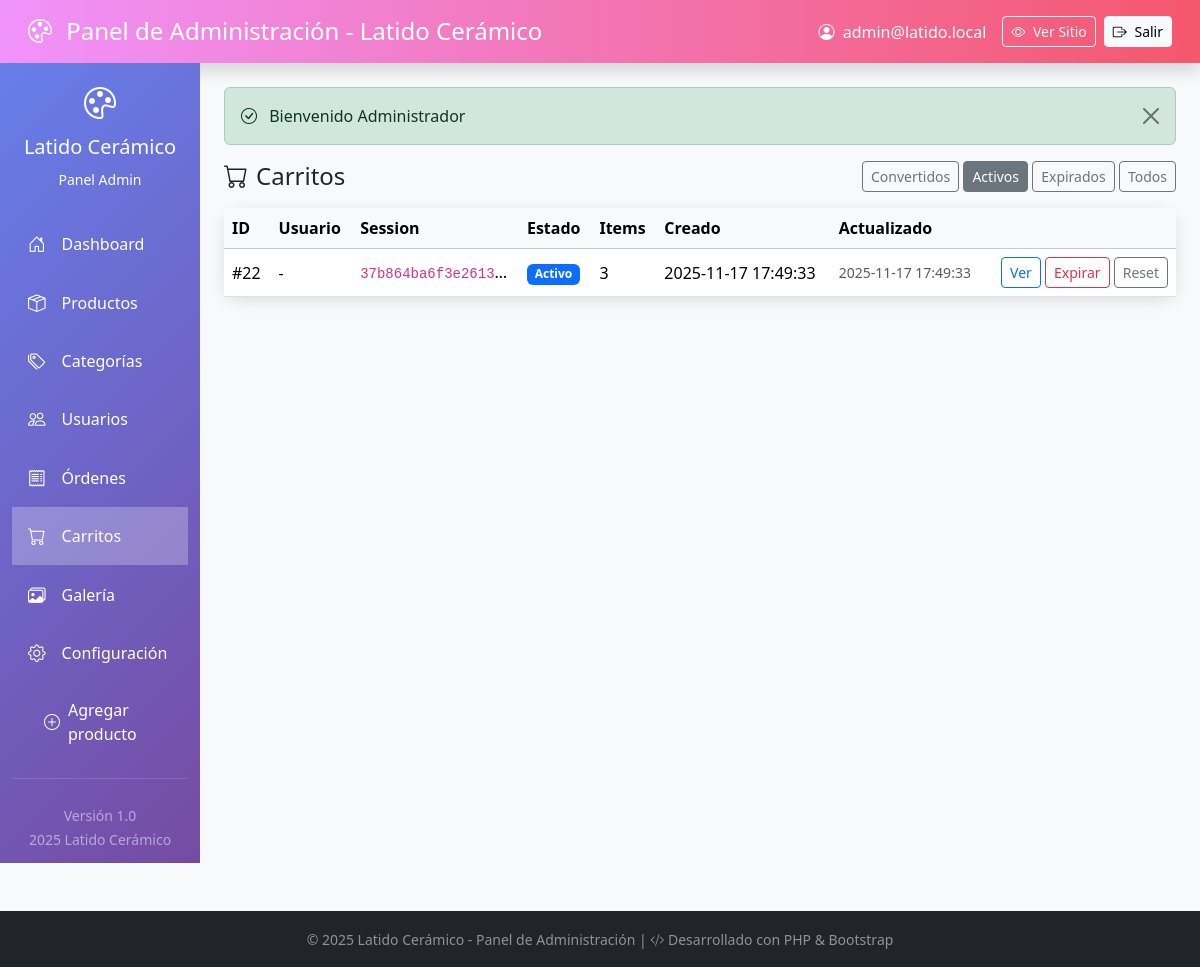
The app's page /admin/index.php?sec=carritos (signed in) with its own data.
### tables this page shows
CREATE TABLE `admin_secciones` (
  `id` int UNSIGNED NOT NULL,
  `slug` varchar(60) NOT NULL,
  `nombre` varchar(100) NOT NULL,
  `icono` varchar(60) DEFAULT NULL,
  `en_menu` tinyint(1) NOT NULL DEFAULT '1',
  `activo` tinyint(1) NOT NULL DEFAULT '1',
  `orden` int UNSIGNED NOT NULL DEFAULT '10',
  `created_at` timestamp NULL DEFAULT CURRENT_TIMESTAMP
);

CREATE TABLE `carritos` (
  `id` bigint UNSIGNED NOT NULL,
  `usuario_id` bigint UNSIGNED DEFAULT NULL,
  `session_id` varchar(100) DEFAULT NULL,
  `estado` enum('activo','convertido','expirado') NOT NULL DEFAULT 'activo',
  `created_at` timestamp NULL DEFAULT CURRENT_TIMESTAMP,
  `updated_at` timestamp NULL DEFAULT CURRENT_TIMESTAMP ON UPDATE CURRENT_TIMESTAMP
);

### admin/includes/functions.php (called while the page is built, shortened)
<?php
function secciones_menu(): array
{
    try {
        if (class_exists('Conexion')) {
            $cx = new Conexion();
            $pdo = $cx->getConexion();
            if (class_exists('SeccionesAdmin')) {
                $sec = new SeccionesAdmin($pdo);
                $menu = $sec->obtenerMenu();
                if (!empty($menu)) return $menu;
            }
        }
    } catch (Throwable $e) {}
    return [
        "inicio" => ["nombre" => "Dashboard", "icono" => "house-door"],
        "productos" => ["nombre" => "Productos", "icono" => "box-seam"],
        "categorias" => ["nombre" => "Categorías", "icono" => "tags"],
        "usuarios" => ["nombre" => "Usuarios", "icono" => "people"],
        "ordenes" => ["nombre" => "Órdenes", "icono" => "receipt"],
        "galeria" => ["nombre" => "Galería", "icono" => "images"],
        "configuracion" => ["nombre" => "Configuración", "icono" => "gear"]
    ];
}
?>

### admin/classes/SeccionesAdmin.php (called while the page is built, shortened)
<?php
class SeccionesAdmin {
    private PDO $pdo;
    public function __construct(PDO $pdo) { $this->pdo = $pdo; }
    public function obtenerMenu(): array {
        $rows = $this->pdo->query("SELECT slug,nombre,icono FROM admin_secciones WHERE activo=1 AND en_menu=1 ORDER BY orden ASC")->fetchAll();
        $menu = [];
        foreach ($rows as $r) { $menu[$r['slug']] = ['nombre'=>$r['nombre'],'icono'=>$r['icono']]; }
        return $menu;
    }
}

### admin/views/carritos.php (the view, shortened to what this page needs)
<?php
$cx = new Conexion();
$pdo = $cx->getConexion();
$estado = $_GET['estado'] ?? 'activo';
$where = $estado === 'todos' ? '' : 'WHERE c.estado = :estado';
$sql = "SELECT c.id, c.usuario_id, c.session_id, c.estado, c.created_at, c.updated_at, COUNT(ci.id) AS items
        FROM carritos c
        LEFT JOIN carrito_items ci ON ci.carrito_id = c.id
        $where
        GROUP BY c.id
        ORDER BY c.id DESC
        LIMIT 50";
$st = $pdo->prepare($sql);
if ($estado !== 'todos') { $st->bindValue(':estado', $estado); }
$st->execute();
$rows = $st->fetchAll();
?>
<div class="d-flex align-items-center justify-content-between mb-3">
  <h2 class="h4 mb-0"><i class="bi bi-cart me-2"></i>Carritos</h2>
  <div>
    <a class="btn btn-outline-secondary btn-sm <?= $estado==='convertido'?'active':'' ?>" href="?sec=carritos&estado=convertido">Convertidos</a>
    <a class="btn btn-outline-secondary btn-sm <?= $estado==='activo'?'active':'' ?>" href="?sec=carritos&estado=activo">Activos</a>
    <a class="btn btn-outline-secondary btn-sm <?= $estado==='expirado'?'active':'' ?>" href="?sec=carritos&estado=expirado">Expirados</a>
    <a class="btn btn-outline-secondary btn-sm <?= $estado==='todos'?'active':'' ?>" href="?sec=carritos&estado=todos">Todos</a>
  </div>
</div>
<div class="card card-admin">
  <div class="card-body p-0">
    <div class="table-responsive">
      <table class="table align-middle mb-0">
        <thead class="table-light">
          <tr>
            <th>ID</th>
            <th>Usuario</th>
            <th>Session</th>
            <th>Estado</th>
            <th>Items</th>
            <th>Creado</th>
            <th>Actualizado</th>
            <th></th>
          </tr>
        </thead>
        <tbody>
          <?php foreach ($rows as $r): ?>
          <tr>
            <td>#<?= (int)$r['id'] ?></td>
            <td><?= $r['usuario_id'] ? ('#'.$r['usuario_id']) : '-' ?></td>
            <td class="text-truncate" style="max-width:160px;">
              <code><?= htmlspecialchars((string)$r['session_id']) ?: '-' ?></code>
            </td>
            <td><span class="badge bg-<?= $r['estado']==='convertido'?'success':($r['estado']==='activo'?'primary':'secondary') ?>"><?= ucfirst($r['estado']) ?></span></td>
            <td><?= (int)$r['items'] ?></td>
            <td><?= htmlspecialchars((string)$r['created_at']) ?></td>
            <td class="small text-muted"><?= htmlspecialchars((string)$r['updated_at']) ?></td>
            <td class="text-end">
              <a class="btn btn-sm btn-outline-primary" href="?sec=carrito_detalle&id=<?= (int)$r['id'] ?>">Ver</a>
              <?php if ($r['estado']==='activo'): ?>
                <button class="btn btn-sm btn-outline-danger" type="button" data-bs-toggle="collapse" data-bs-target="#confirmExp<?= (int)$r['id'] ?>" aria-expanded="false" aria-controls="confirmExp<?= (int)$r['id'] ?>">Expirar</button>
              <?php endif; ?>
              <button class="btn btn-sm btn-outline-secondary" type="button" data-bs-toggle="collapse" data-bs-target="#confirmReset<?= (int)$r['id'] ?>" aria-expanded="false" aria-controls="confirmReset<?= (int)$r['id'] ?>">Reset</button>
            </td>
          </tr>
          <?php endforeach; ?>
        </tbody>
      </table>
    </div>
  </div>
</div>

### admin/includes/sidebar.php
<nav class="col-md-3 col-lg-2 d-md-block admin-sidebar collapse">
    <div class="position-sticky pt-3">
        <div class="text-center text-white mb-4">
            <i class="bi bi-palette" style="font-size: 2rem;"></i>
            <h5 class="mt-2">Latido Cerámico</h5>
            <small>Panel Admin</small>
        </div>
        <ul class="nav flex-column">
            <?php
            $menu_items = secciones_menu();
            foreach ($menu_items as $seccion_key => $item):
                $active_class = ($seccion === $seccion_key) ? 'active bg-white bg-opacity-25' : '';
            ?>
                <li class="nav-item">
                    <a class="nav-link text-white d-flex align-items-center py-3 <?= $active_class ?>"
                       href="?sec=<?= $seccion_key ?>">
                        <i class="bi bi-<?= $item['icono'] ?> me-3" style="font-size: 1.1rem;"></i>
                        <?= $item['nombre'] ?>
                    </a>
                </li>
            <?php endforeach; ?>
            <li class="nav-item ms-3 mt-2">
                <?php $active_new = ($seccion === 'crear_producto') ? 'active bg-white bg-opacity-25' : ''; ?>
                <a class="nav-link text-white d-flex align-items-center py-2 <?= $active_new ?>" href="?sec=crear_producto">
                    <i class="bi bi-plus-circle me-2"></i>
                    Agregar producto
                </a>
            </li>
        </ul>
        <hr class="text-white-50 my-4">
        <div class="text-center">
            <small class="text-white-50">
                Versión 1.0<br>
                <?= date('Y') ?> Latido Cerámico
            </small>
        </div>
    </div>
</nav>

### admin/index.php (style rules this page uses)
.admin-sidebar { background: linear-gradient(135deg, #667eea 0%, #764ba2 100%); min-height: 100vh; }
.card-admin { border: none; border-radius: 15px; box-shadow: 0 4px 15px rgba(0,0,0,0.1); }

### records on screen
admin_secciones: nombre "Dashboard"
admin_secciones: nombre "Productos"
admin_secciones: nombre "Categorías"
admin_secciones: nombre "Usuarios"
admin_secciones: nombre "Órdenes"
admin_secciones: nombre "Carritos"
admin_secciones: nombre "Galería"
admin_secciones: nombre "Configuración"
carritos: id "22", session "37b864ba6f3e2613…", estado "Activo", items "3", created_at "2025-11-17 17:49:33", updated_at "2025-11-17 17:49:33"

### other values on screen
$_SESSION['admin_user_email'] "admin@latido.local"
$_SESSION['mensaje_exito'] "Bienvenido Administrador"
